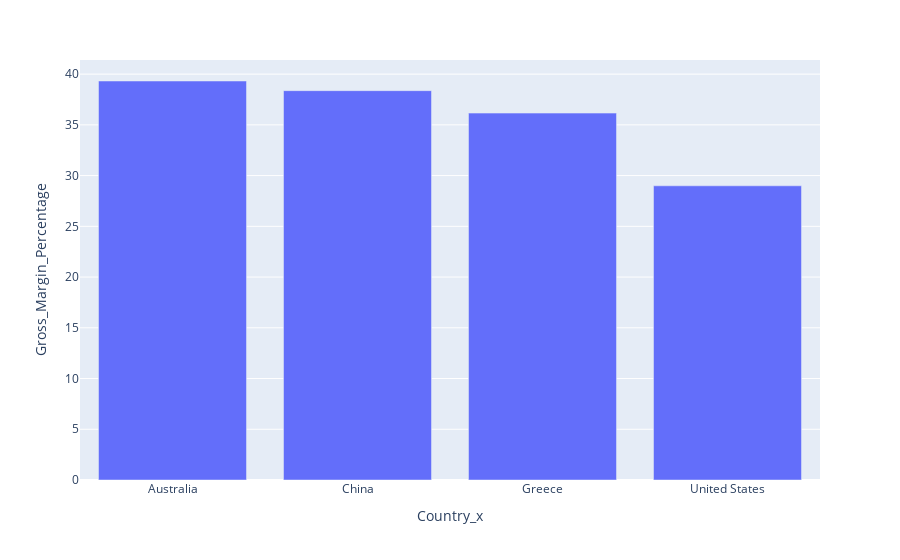

The notebook cell this image was saved under:
### Code cell
fig_country_margin = px.bar(gross_margin_by_country, x ='Country_x' , y ='Gross_Margin_Percentage')
fig_country_margin.show()

### Figure 1 — Plotly figure (JSON) as saved in the notebook; plotly's stock layout.template omitted (floating-point values rounded to 4 significant figures)
{"data": [{"alignmentgroup": "True", "hovertemplate": "Country_x=%{x}<br>Gross_Margin_Percentage=%{y}<extra></extra>", "legendgroup": "", "marker": {"color": "#636efa", "pattern": {"shape": ""}}, "name": "", "offsetgroup": "", "orientation": "v", "showlegend": false, "textposition": "auto", "type": "bar", "x": ["Australia", "China", "Greece", "United States"], "xaxis": "x", "y": [39.32, 38.37, 36.16, 28.99], "yaxis": "y"}], "layout": {"barmode": "relative", "legend": {"tracegroupgap": 0}, "margin": {"t": 60}, "xaxis": {"anchor": "y", "domain": [0, 1], "title": {"text": "Country_x"}}, "yaxis": {"anchor": "x", "domain": [0, 1], "title": {"text": "Gross_Margin_Percentage"}}}}
